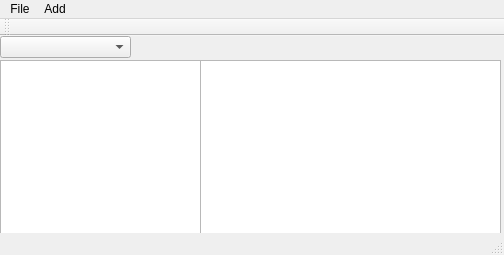
<?xml version="1.0" encoding="UTF-8"?>
<ui version="4.0">
 <class>MainWindow</class>
 <widget class="QMainWindow" name="MainWindow">
  <property name="geometry">
   <rect>
    <x>0</x>
    <y>0</y>
    <width>504</width>
    <height>255</height>
   </rect>
  </property>
  <property name="windowTitle">
   <string>MainWindow</string>
  </property>
  <widget class="QWidget" name="centralWidget">
   <widget class="QTableWidget" name="tableMarks">
    <property name="geometry">
     <rect>
      <x>200</x>
      <y>24</y>
      <width>301</width>
      <height>180</height>
     </rect>
    </property>
   </widget>
   <widget class="QTableWidget" name="tableStudents">
    <property name="geometry">
     <rect>
      <x>0</x>
      <y>24</y>
      <width>201</width>
      <height>180</height>
     </rect>
    </property>
    <property name="rowCount">
     <number>0</number>
    </property>
   </widget>
   <widget class="QComboBox" name="subjects">
    <property name="geometry">
     <rect>
      <x>0</x>
      <y>0</y>
      <width>131</width>
      <height>22</height>
     </rect>
    </property>
   </widget>
  </widget>
  <widget class="QMenuBar" name="menuBar">
   <property name="geometry">
    <rect>
     <x>0</x>
     <y>0</y>
     <width>504</width>
     <height>21</height>
    </rect>
   </property>
   <widget class="QMenu" name="menuFile">
    <property name="title">
     <string>File</string>
    </property>
    <addaction name="actionOpen"/>
    <addaction name="actionSave"/>
    <addaction name="actionSaveAs"/>
   </widget>
   <widget class="QMenu" name="menuAdd">
    <property name="title">
     <string>Add</string>
    </property>
    <addaction name="actionAddStudent"/>
    <addaction name="actionAddMark"/>
    <addaction name="actionAddSubject"/>
   </widget>
   <addaction name="menuFile"/>
   <addaction name="menuAdd"/>
  </widget>
  <widget class="QToolBar" name="mainToolBar">
   <attribute name="toolBarArea">
    <enum>TopToolBarArea</enum>
   </attribute>
   <attribute name="toolBarBreak">
    <bool>false</bool>
   </attribute>
  </widget>
  <widget class="QStatusBar" name="statusBar"/>
  <action name="actionOpen">
   <property name="text">
    <string>Open</string>
   </property>
   <property name="shortcut">
    <string>Ctrl+O</string>
   </property>
  </action>
  <action name="actionSave">
   <property name="text">
    <string>Save</string>
   </property>
   <property name="shortcut">
    <string>Ctrl+S</string>
   </property>
  </action>
  <action name="actionSaveAs">
   <property name="text">
    <string>Save as</string>
   </property>
  </action>
  <action name="actionAddStudent">
   <property name="text">
    <string>Student</string>
   </property>
  </action>
  <action name="actionAddMark">
   <property name="text">
    <string>Mark</string>
   </property>
  </action>
  <action name="actionAddSubject">
   <property name="text">
    <string>Subject</string>
   </property>
  </action>
 </widget>
 <layoutdefault spacing="6" margin="11"/>
 <resources/>
 <connections/>
</ui>
